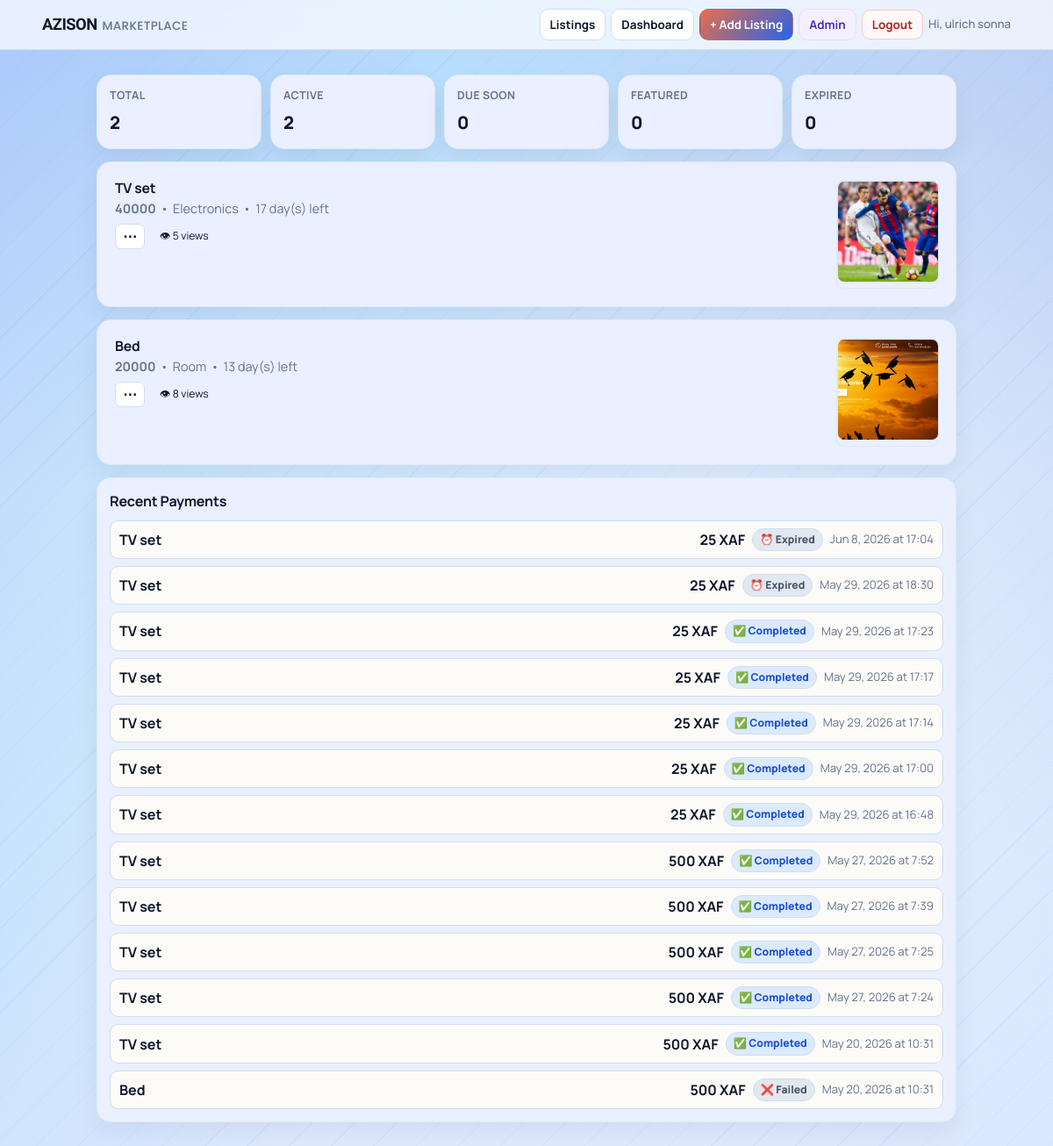
The app's page /dashboard (signed in) with its own data.
### tables this page shows
CREATE TABLE users(
            id INTEGER PRIMARY KEY AUTOINCREMENT,
            full_name TEXT NOT NULL,
            phone TEXT NOT NULL UNIQUE,
            password_hash TEXT NOT NULL,
            email TEXT,
            google_sub TEXT,
            auth_provider TEXT NOT NULL DEFAULT 'local',
            created_at TEXT NOT NULL
        , is_admin INTEGER DEFAULT 0, is_active INTEGER DEFAULT 1, is_verified INTEGER DEFAULT 0);

CREATE TABLE listings(
            id INTEGER PRIMARY KEY AUTOINCREMENT,
            title TEXT,
            price TEXT,
            category TEXT,
            phone TEXT,
            owner_phone TEXT,
            leave_date TEXT,
            description TEXT,
            image TEXT,
            is_featured INTEGER DEFAULT 0
        , view_count INTEGER DEFAULT 0);

CREATE TABLE payments(
            id INTEGER PRIMARY KEY AUTOINCREMENT,
            listing_id INTEGER NOT NULL,
            reference TEXT NOT NULL UNIQUE,
            amount INTEGER NOT NULL,
            status TEXT NOT NULL,
            phone TEXT,
            created_at TEXT NOT NULL
        , provider_reference TEXT);

### app.py (the view)
@app.route("/dashboard")
@login_required
def dashboard():
    conn = get_db()
    cursor = conn.cursor()
    owner_phone = get_authenticated_owner_phone()
    expire_stale_pending_payments(cursor)
    conn.commit()
    cursor.execute(
        """
        SELECT * FROM listings
        WHERE owner_phone = ?
        ORDER BY is_featured DESC, id DESC
        """,
        (owner_phone,),
    )
    rows = cursor.fetchall()
    cursor.execute(
        """
        SELECT p.id, p.listing_id, p.reference AS reference_id, p.amount, p.status, p.phone, p.created_at,
               l.title AS listing_title
        FROM payments p
        JOIN listings l ON l.id = p.listing_id
        WHERE l.owner_phone = ?
        ORDER BY p.id DESC
        """,
        (owner_phone,),
    )
    payment_rows = cursor.fetchall()
    conn.close()
    today = current_date()
    listings = []
    pending_payments_by_listing = {}
    payment_history = []
    stats = {
        "total": 0,
        "active": 0,
        "soon": 0,
        "expired": 0,
        "featured": 0,
    }
    for payment_row in payment_rows:
        normalized_status = resolve_internal_payment_status(payment_row["status"]) or PAYMENT_STATUS_PENDING
        if normalized_status == PAYMENT_STATUS_PENDING and payment_row["listing_id"] not in pending_payments_by_listing:
            pending_payments_by_listing[payment_row["listing_id"]] = payment_row["reference_id"]
        payment_history.append(build_dashboard_payment_view(payment_row))
    for row in rows:
        leave_date = datetime.strptime(row["leave_date"], "%Y-%m-%d").date()
        days_left = (leave_date - today).days
        is_expired = days_left < 0
        is_soon = 0 <= days_left <= 3
        is_featured = row["is_featured"] == 1
        updated_at = row_value(row, "updated_at")
        stats["total"] += 1
        if is_featured:
            stats["featured"] += 1
        if is_expired:
            stats["expired"] += 1
        else:
            stats["active"] += 1
            if is_soon:
                stats["soon"] += 1
        listings.append(
            {
                "id": row["id"],
                "title": row["title"],
                "price": row["price"],
                "category": row["category"],
                "phone": row["phone"],
                "leave_date": row["leave_date"],
                "description": row["description"] or "",
                "image": row["image"],
                "is_featured": row["is_featured"],
                "days_left": days_left,
                "is_expired": is_expired,
                "is_soon": is_soon,
                "pending_payment_reference": pending_payments_by_listing.get(row["id"], ""),
                "view_count": row["view_count"],
                "last_updated_label": format_payment_date(updated_at) if updated_at else "",
            }
        )
    return render_template(
        "dashboard.html",
        listings=listings,
        stats=stats,
        payment_history=payment_history[:20],
        boost_amount=effective_boost_amount(),
    )

### app.py (called while the page is built)
def env_flag(name):
    return os.getenv(name, "").strip().lower() in {"1", "true", "yes", "on"}

def get_db():
    if USE_POSTGRES:
        if psycopg2 is None:
            raise RuntimeError("DATABASE_URL is set but psycopg2 is not installed.")
        return PostgresConnection(psycopg2.connect(normalize_database_url(DATABASE_URL)))
    conn = sqlite3.connect(SQLITE_DATABASE_PATH)
    conn.row_factory = sqlite3.Row
    return conn

def normalize_phone(raw_phone):
    if not raw_phone:
        return ""
    phone = re.sub(r"\D", "", raw_phone)
    if phone.startswith("00"):
        phone = phone[2:]
    national_number = ""
    if phone.startswith("237") and len(phone) == 12:
        national_number = phone[3:]
    elif len(phone) == 10 and phone.startswith("0"):
        national_number = phone[1:]
    elif len(phone) == 9:
        national_number = phone
    else:
        return ""
    if len(national_number) != 9 or national_number[0] not in {"2", "6"}:
        return ""
    phone = "237" + national_number
    return phone

def get_session_user_id():
    raw_user_id = session.get("user_id")
    if raw_user_id is None:
        return None
    try:
        return int(raw_user_id)
    except (TypeError, ValueError):
        session.pop("user_id", None)
        return None

def listing_image_url(image_value):
    image_value = (image_value or "").strip()
    if not image_value:
        return ""
    if image_value.startswith(("http://", "https://")):
        return image_value
    return url_for("static", filename=f"uploads/{image_value}")

def current_date():
    return datetime.today().date()

def effective_boost_amount() -> int:
    return BOOST_LISTING_AMOUNT

def normalize_payment_status(status):
    return (status or "").strip().upper()

def format_payment_date(raw_datetime):
    raw_datetime = (raw_datetime or "").strip()
    if not raw_datetime:
        return "Date unavailable"
    try:
        parsed = datetime.fromisoformat(raw_datetime.replace("Z", "+00:00"))
    except ValueError:
        return raw_datetime[:10] if len(raw_datetime) >= 10 else raw_datetime
    return parsed.strftime("%b %d, %Y at %H:%M").replace(" 0", " ")

def format_xaf_amount(amount):
    try:
        return f"{int(amount):,} XAF"
    except (TypeError, ValueError):
        return f"{amount or 0} XAF"

def row_value(row, key, default=""):
    try:
        value = row[key]
    except (KeyError, IndexError):
        return default
    return default if value is None else value

### templates/dashboard.html (shortened to what this page needs)
<!DOCTYPE html>
<html lang="en">
<head>
<link rel="stylesheet" href="{{ url_for('static', filename='css/marketplace.css') }}">
</head>
<body>
{% include "_navigation.html" %}
<main class="page">
<section class="stats">
<article class="stat"><span class="label">Total</span><strong class="value">{{ stats['total'] }}</strong></article>
<article class="stat"><span class="label">Active</span><strong class="value">{{ stats['active'] }}</strong></article>
<article class="stat"><span class="label">Due Soon</span><strong class="value">{{ stats['soon'] }}</strong></article>
<article class="stat"><span class="label">Featured</span><strong class="value">{{ stats['featured'] }}</strong></article>
<article class="stat"><span class="label">Expired</span><strong class="value">{{ stats['expired'] }}</strong></article>
</section>
<section class="list">
{% if listings %}
{% for item in listings %}
<article class="card">
<div class="card-body">
<h2 style="display:flex;flex-wrap:wrap;align-items:center;gap:6px;">{{ item['title'] }}{% if item['is_featured'] == 1 %}<span class="badge featured" style="font-size:.7rem;padding:2px 7px;">🔥 Featured</span>{% endif %}</h2>
<p class="meta">
<span><strong>{{ item['price'] }}</strong></span>
<span>•</span>
<span>{{ item['category'] }}</span>
<span>•</span>
{% if item['is_expired'] %}<span class="deadline expired">Expired {{ item['days_left'] * -1 }} day(s) ago</span>{% elif item['is_soon'] %}<span class="deadline soon">⚡ {{ item['days_left'] }} day(s) left</span>{% else %}<span class="deadline">{{ item['days_left'] }} day(s) left</span>{% endif %}
</p>
<div class="card-footer">
<div class="menu-wrap">
<button class="menu-toggle" type="button" aria-haspopup="true" aria-expanded="false" aria-label="Actions">⋯</button>
</div>
<span class="badge views-badge">👁 {{ item['view_count'] or 0 }} views</span>
</div>
</div>
{% if item['image'] %}<a class="thumb-link lightbox-trigger" href="{{ listing_image_url(item['image']) }}" title="Open full image"><img class="thumb" src="{{ listing_image_url(item['image']) }}" alt="{{ item['title'] }}"></a>{% endif %}
</article>
{% endfor %}
{% else %}
<div class="empty"><p>No listings yet on your dashboard.</p><a class="btn primary" href="{{ url_for('create') }}">Post your first listing</a></div>
{% endif %}
</section>
<section class="history">
<h2>Recent Payments</h2>
{% if payment_history %}
<div style="display:grid;gap:8px;">
{% for payment in payment_history %}
<div style="border:1px solid var(--line);border-radius:10px;padding:8px 10px;display:flex;flex-wrap:wrap;gap:8px;align-items:center;background:#fcfbf8;">
<span style="font-weight:700;flex:1;min-width:120px;"><a href="{{ url_for('listing_detail', id=payment['listing_id']) }}" style="color:var(--text);text-decoration:none;">{{ payment['listing_title'] }}</a></span>
<span><strong>{{ payment['amount_label'] }}</strong></span>
<span class="{{ payment['badge_class'] }}"><span class="payment-status-icon" aria-hidden="true">{{ payment['status_icon'] }}</span>{{ payment['status_label'] }}</span>
<span style="color:var(--muted);font-size:.82rem;">{{ payment['created_label'] }}</span>
</div>
{% endfor %}
</div>
{% else %}
<p class="summary">No payment activity yet.</p>
{% endif %}
</section>
</main>
</body>
</html>

### templates/_navigation.html (shortened to what this page needs)
<nav class="nav-bar" role="navigation" aria-label="Main navigation">
    <div class="nav-inner">
        <a class="nav-brand" href="{{ url_for('home') }}">
            <span class="brand">AZISON</span>
            <span class="site-title">MARKETPLACE</span>
        </a>
        <div class="nav-links">
            <a class="nav-link" href="{{ url_for('home') }}">Listings</a>
            {% if is_logged_in %}
                <a class="nav-link" href="{{ url_for('dashboard') }}">Dashboard</a>
                <a class="nav-link primary" href="{{ url_for('create') }}">+ Add Listing</a>
                {% if current_user and current_user.get('is_admin') %}
                    <a class="nav-link admin" href="{{ url_for('admin_panel') }}">Admin</a>
                {% endif %}
                <form class="inline-form" method="POST" action="{{ url_for('logout') }}">
                    <button class="nav-link logout-btn" type="submit">Logout</button>
                </form>
                <span class="nav-user">Hi, {{ current_user['full_name'] }}</span>
            {% endif %}
        </div>
    </div>
</nav>

### static/css/marketplace.css (style rules this page uses)
:root { --bg: #dfe9ff; --card: #ffffff; --surface: #eaf0ff; --surface-alt: #eef4ff; --text: #0f172a; --muted: #64748b; --line: #d0dfee; --line-soft: #dceaf5; --brand: #2563eb; --brand-light: #3b82f6; --accent: #dbeafe; --urgent: #b45309; --featured: #1d4ed8; --chip: #eaf0ff; --soft: #f4f8ff; --auth-bg: #eaf0ff; --ok: #15803d; --warn: #b45309; --danger: #b91c1c; --shadow-sm: 0 1px 3px rgba(15, 23, 42, 0.06); --shadow-md: 0 4px 12px rgba(15, 23, 42, 0.05), 0 1px 3px rgba(15, 23, 42, 0.06); --shadow-lg: 0 12px 30px rgba(15, 23, 42, 0.06); --shadow-xl: 0 20px 40px rgba(15, 23, 42, 0.08); --radius-sm: 8px; --radius-md: 12px; --radius-lg: 16px; }
html { color-scheme: light; }
body { line-height: 1.5; background: repeating-linear-gradient(135deg, rgba(37, 99, 235, 0.06) 0 1px, transparent 1px 34px), linear-gradient(120deg, rgba(37, 99, 235, 0.22) 0%, rgba(14, 165, 233, 0.12) 28%, transparent 56%), linear-gradient(235deg, rgba(30, 64, 175, 0.14) 0%, rgba(191, 219, 254, 0.16) 34%, transparent 62%), linear-gradient(180deg, #cfe4ff 0%, #e4f0ff 42%, var(--bg) 100%); background-attachment: fixed; }
a { color: #1d4ed8; }
h1, h2, h3, .title, .section-title, .related-title { color: var(--text); letter-spacing: 0; }
.page { margin-top: 28px; }
.brand { font-family: "Sora", "Manrope", sans-serif; font-weight: 800; letter-spacing: -0.03em; }
.site-title { font-family: "Poppins", "Manrope", sans-serif; font-weight: 500; letter-spacing: 0.02em; color: var(--muted); }
.card, .stat, .history { border: 1px solid var(--line-soft); border-radius: var(--radius-lg); background: var(--surface); box-shadow: var(--shadow-lg); }
.card { padding: 20px; transition: box-shadow 0.2s ease, transform 0.2s ease; }
.card.clickable, .related-card, .stat, .history, .btn, .back, .nav, .action-link, .action-btn, .link-btn, .danger-btn, .owner-link, .owner-btn, .cta, .related-link, .search button, .search .clear-btn, input[type="file"]::file-selector-button { transition: transform 0.14s ease, box-shadow 0.14s ease, border-color 0.14s ease, background-color 0.14s ease; }
.chip, .badge, .mini-badge { border: 1px solid transparent; border-radius: 999px; }
.chip { background: #ffffff; border-color: var(--line); color: #475569; }
.badge.featured, .chip.featured, .mini-badge.featured { background: #dbeafe; color: var(--featured); }
.chip.expired { background: #e2e8f0; color: #475569; }
.deadline { color: inherit; white-space: nowrap; }
.list { gap: 14px; }
.list .card, .card.clickable { display: grid; grid-template-columns: minmax(0, 1fr) 116px; align-items: start; gap: 8px; }
.list .card .card-body h2 { margin: 0 0 3px; font-size: 0.98rem; line-height: 1.2; letter-spacing: -0.01em; }
.list .card .card-footer { display: flex; align-items: center; justify-content: flex-start; flex-wrap: wrap; gap: 8px; margin-top: 7px; }
.list .card .card-footer .menu-wrap { position: relative; margin-top: 0; flex-shrink: 0; }
.list .card .card-footer .views-badge { flex-shrink: 0; font-size: 0.76rem; padding: 3px 8px; }
.thumb, .thumb-link { width: 116px; border-radius: var(--radius-sm); border: 1px solid var(--line-soft); }
.thumb { height: 116px; background: #eef2f7; }
.meta, .related-meta, .subtitle, .field-hint, .section-subtitle, .helper, .image-note { color: var(--muted); }
.stats { grid-template-columns: repeat(auto-fit, minmax(140px, 1fr)); }
.stat { padding: 14px; background: var(--surface); }
.stat .label, .label { letter-spacing: 0.03em; }

### records on screen
users: full_name "ulrich sonna"
listings: title "TV set", price "40000", category "Electronics", days_left "17", view_count "5", image (picture)
listings: title "Bed", price "20000", category "Room", days_left "13", view_count "8", image (picture)
payments: listing_title "TV set", amount_label "25 XAF", status_icon "⏰", status_label "Expired", created_label "Jun 8, 2026 at 17:04"
payments: listing_title "TV set", amount_label "25 XAF", status_icon "⏰", status_label "Expired", created_label "May 29, 2026 at 18:30"
payments: listing_title "TV set", amount_label "25 XAF", status_icon "✅", status_label "Completed", created_label "May 29, 2026 at 17:23"
payments: listing_title "TV set", amount_label "25 XAF", status_icon "✅", status_label "Completed", created_label "May 29, 2026 at 17:17"
payments: listing_title "TV set", amount_label "25 XAF", status_icon "✅", status_label "Completed", created_label "May 29, 2026 at 17:14"
payments: listing_title "TV set", amount_label "25 XAF", status_icon "✅", status_label "Completed", created_label "May 29, 2026 at 17:00"
payments: listing_title "TV set", amount_label "25 XAF", status_icon "✅", status_label "Completed", created_label "May 29, 2026 at 16:48"
payments: listing_title "TV set", amount_label "500 XAF", status_icon "✅", status_label "Completed", created_label "May 27, 2026 at 7:52"
payments: listing_title "TV set", amount_label "500 XAF", status_icon "✅", status_label "Completed", created_label "May 27, 2026 at 7:39"
payments: listing_title "TV set", amount_label "500 XAF", status_icon "✅", status_label "Completed", created_label "May 27, 2026 at 7:25"
payments: listing_title "TV set", amount_label "500 XAF", status_icon "✅", status_label "Completed", created_label "May 27, 2026 at 7:24"
payments: listing_title "TV set", amount_label "500 XAF", status_icon "✅", status_label "Completed", created_label "May 20, 2026 at 10:31"
payments: listing_title "Bed", amount_label "500 XAF", status_icon "❌", status_label "Failed", created_label "May 20, 2026 at 10:31"

### other values on screen
{{ stats['total'] }} "2"
{{ stats['active'] }} "2"
{{ stats['soon'] }} "0"
{{ stats['featured'] }} "0"
{{ stats['expired'] }} "0"
